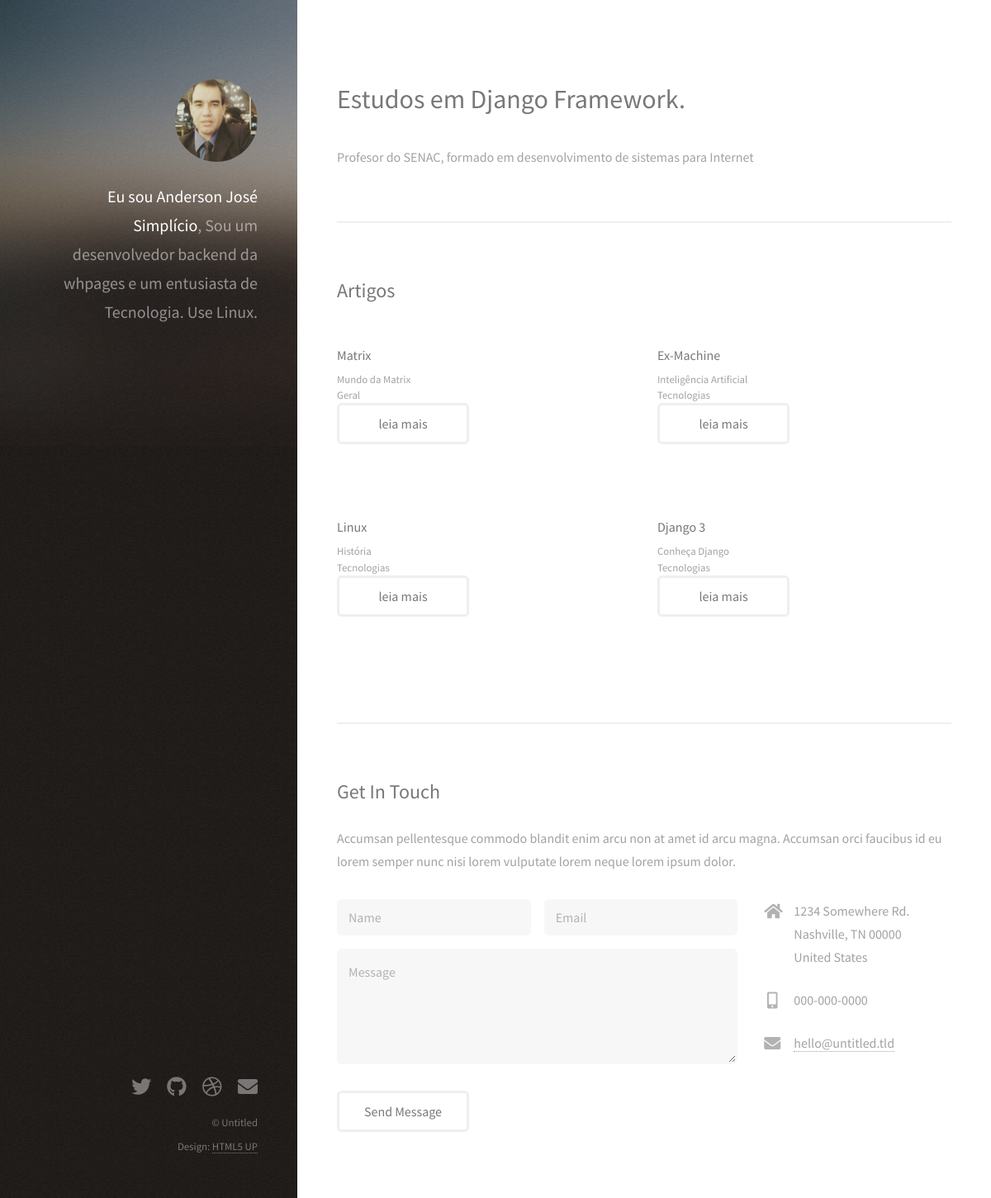
Page /blog on the committed database.
### website/models.py (models this page shows, shortened)
class Post(models.Model):
    title = models.CharField(max_length=100)
    sub_title = models.CharField(max_length=200)
    content = models.TextField()
    categories = models.CharField(max_length=2,choices=Categorias.choices,default=Categorias.GR)
    approved = models.BooleanField(default=True)
    imagem = models.ImageField(upload_to='posts',default='posts/dj_default.jpg')
    def full_name(self):
        return str(self.title)+" "+str(self.sub_title)
    full_name.admin_order_field = "title"

### website/views.py (the view)
# urls.py: path('',hello_blog,name="home_blog"),
def hello_blog(request):
    list_posts = Post.objects.all()
    lista = ['Python','Django','Html','Banco de Dados']
    data = {'name': 'Curso Django 3',
            'lista_tech':lista,
            'posts':list_posts,
            }
    return render(request,'index.html',data)

### website/templates/index.html (shortened to what this page needs)
<!DOCTYPE HTML>
{% load static %}
<html>
	<head>
		<link rel="stylesheet" href="{% static 'assets/css/main.css' %}" />
	</head>
	<body class="is-preload">
			<header id="header">
				<div class="inner">
					<a href="#" class="image avatar"><img src="{% static 'images/foto.jpg' %}" alt="" /></a>
					<h1><strong>Eu sou Anderson José Simplício</strong>, Sou um desenvolvedor backend da whpages<br/>
					e um entusiasta de Tecnologia. <br/>
					Use Linux.</h1>
				</div>
			</header>
			<div id="main">
					<section id="one">
						<header class="major">
							<h2>Estudos em Django Framework.<br></h2>
						</header>
						<p>Profesor do SENAC, formado em desenvolvimento de sistemas para Internet</p>
					</section>
					<section id="two">
						<h2>Artigos</h2>
						<div class="row">
							{% for post in posts %}
							<article class="col-6 col-12-xsmall work-item">
								<h3>{{ post.title }}</h3>
								<p>{{ post.sub_title }}</p>
								<p><spam>{{ post.get_categories_display }}</spam></p>
								<ul class="actions">
									<li><a href="{%  url 'post_detail' post.id %}" class="button">leia mais</a></li>
								</ul>
							</article>
							{% endfor %}
						 </div>
					</section>
					<section id="three">
						<h2>Get In Touch</h2>
						<p>Accumsan pellentesque commodo blandit enim arcu non at amet id arcu magna. Accumsan orci faucibus id eu lorem semper nunc nisi lorem vulputate lorem neque lorem ipsum dolor.</p>
						<div class="row">
							<div class="col-8 col-12-small">
								<form method="post" action="#">
									<div class="row gtr-uniform gtr-50">
										<div class="col-6 col-12-xsmall"><input type="text" name="name" id="name" placeholder="Name" /></div>
										<div class="col-6 col-12-xsmall"><input type="email" name="email" id="email" placeholder="Email" /></div>
										<div class="col-12"><textarea name="message" id="message" placeholder="Message" rows="4"></textarea></div>
									</div>
								</form>
								<ul class="actions">
									<li><input type="submit" value="Send Message" /></li>
								</ul>
							</div>
							<div class="col-4 col-12-small">
								<ul class="labeled-icons">
									<li>
										<h3 class="icon solid fa-home"><span class="label">Address</span></h3>
										1234 Somewhere Rd.<br />
										Nashville, TN 00000<br />
										United States
									</li>
									<li>
										<h3 class="icon solid fa-mobile-alt"><span class="label">Phone</span></h3>
										000-000-0000
									</li>
									<li>
										<h3 class="icon solid fa-envelope"><span class="label">Email</span></h3>
										<a href="#">hello@untitled.tld</a>
									</li>
								</ul>
							</div>
						</div>
					</section>
			</div>
			<footer id="footer">
				<div class="inner">
					<ul class="icons">
						<li><a href="#" class="icon brands fa-twitter"><span class="label">Twitter</span></a></li>
						<li><a href="#" class="icon brands fa-github"><span class="label">Github</span></a></li>
						<li><a href="#" class="icon brands fa-dribbble"><span class="label">Dribbble</span></a></li>
						<li><a href="#" class="icon solid fa-envelope"><span class="label">Email</span></a></li>
					</ul>
					<ul class="copyright">
						<li>&copy; Untitled</li><li>Design: <a href="http://html5up.net">HTML5 UP</a></li>
					</ul>
				</div>
			</footer>
	</body>
</html>

### rows in the picture
Post: title "Matrix", sub_title "Mundo da Matrix", categories "Geral"
Post: title "Ex-Machine", sub_title "Inteligência Artificial", categories "Tecnologias"
Post: title "Linux", sub_title "História", categories "Tecnologias"
Post: title "Django 3", sub_title "Conheça Django", categories "Tecnologias"
